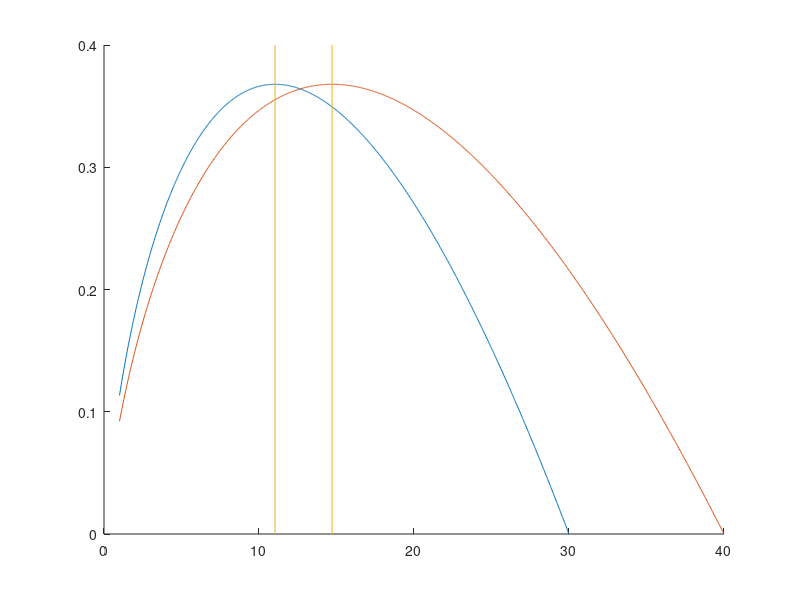

Write the MATLAB code that produced this figure. (Note: this script raises an error after producing the figure.)
function problem1b
close all;
n=[30,40]; %%solve problem for n=30,40
k1 = linspace(1,n(1),1000); %%create list of k's to plot
k2 = linspace(1,n(2),1000);

Pz1 = k1./n(1).*log(n(1)./k1); %% set values for P(Z=1)|n=30
Pz2 = k2./n(2).*log(n(2)./k2); %% set values for P(Z=1)|n=40

figure();
hold on;

plot(k1,Pz1); %plot results
plot(k2,Pz2);

yl = ylim;
l2 = line([n(2)/exp(1) n(2)/exp(1)],[0,max(yl)]); %%find approximate mode for n = 30
l1 = line([n(1)/exp(1) n(1)/exp(1)],[0,max(yl)]); %%find approximate mode for n = 40

l2.LineStyle = '--';%%line formatting
l1.LineStyle = '--';

xlabel('n'); %%set axis labels
ylabel('P(Z=1)','interpreter','Latex');

end